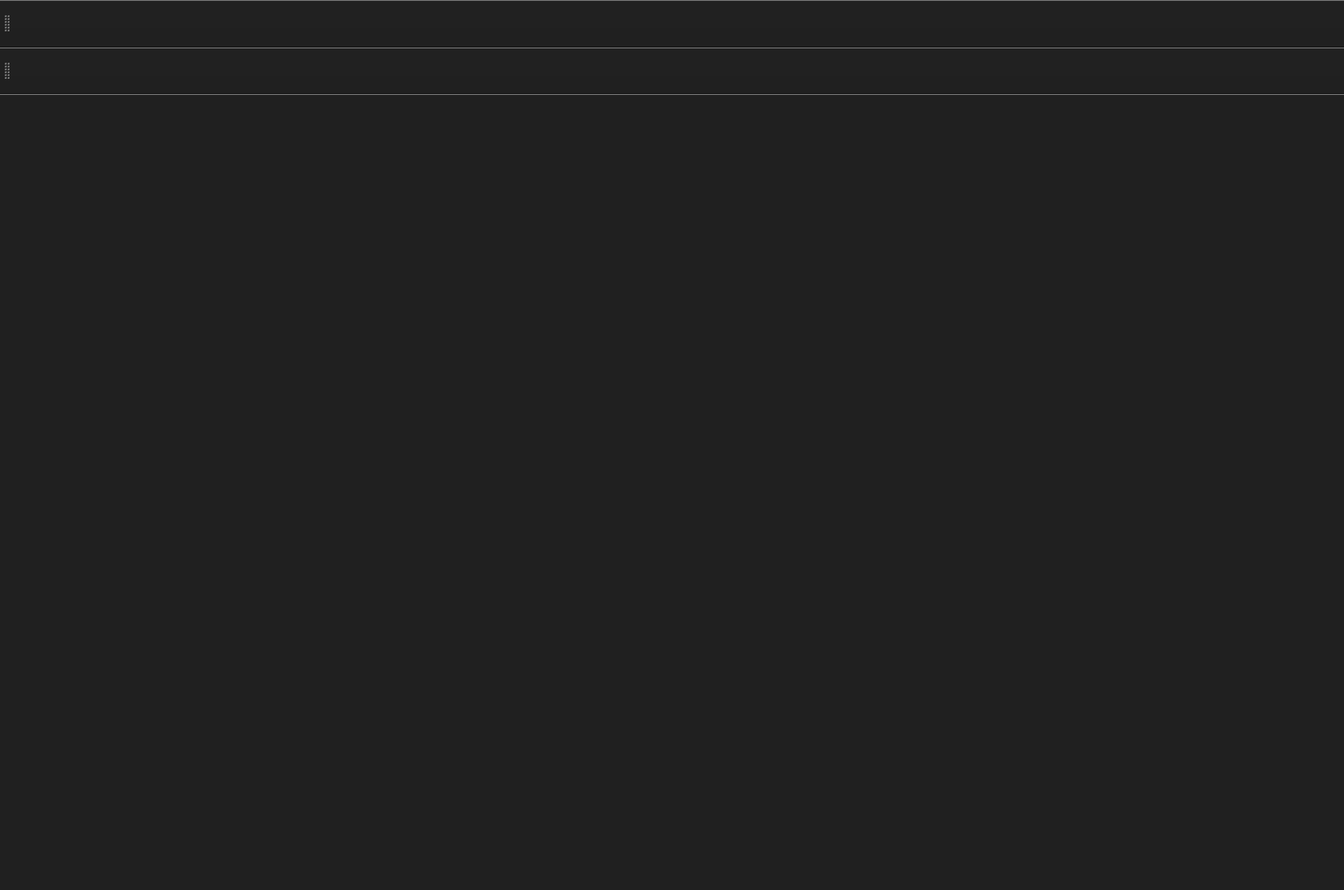
<?xml version="1.0" encoding="UTF-8"?>
<ui version="4.0">
 <class>DynamicWidgetClass</class>
 <widget class="QMainWindow" name="DynamicWidgetClass">
  <property name="geometry">
   <rect>
    <x>0</x>
    <y>0</y>
    <width>1415</width>
    <height>937</height>
   </rect>
  </property>
  <property name="windowTitle">
   <string>DynamicWidget</string>
  </property>
  <property name="windowIcon">
   <iconset resource="DynamicWidget.qrc">
    <normaloff>:/DynamicWidget/Resource/icon.ico</normaloff>:/DynamicWidget/Resource/icon.ico</iconset>
  </property>
  <property name="styleSheet">
   <string notr="true">background-color: rgb(32, 32, 32);
</string>
  </property>
  <widget class="QWidget" name="centralWidget">
   <property name="sizePolicy">
    <sizepolicy hsizetype="Preferred" vsizetype="Preferred">
     <horstretch>0</horstretch>
     <verstretch>0</verstretch>
    </sizepolicy>
   </property>
   <property name="maximumSize">
    <size>
     <width>100000</width>
     <height>100000</height>
    </size>
   </property>
   <layout class="QGridLayout" name="gridLayout">
    <property name="leftMargin">
     <number>0</number>
    </property>
    <property name="topMargin">
     <number>0</number>
    </property>
    <property name="rightMargin">
     <number>0</number>
    </property>
    <property name="bottomMargin">
     <number>0</number>
    </property>
    <property name="verticalSpacing">
     <number>0</number>
    </property>
    <item row="0" column="0">
     <widget class="QWidget" name="MyWindowWidget" native="true">
      <property name="styleSheet">
       <string notr="true">background-color: rgb(32, 32, 32);
</string>
      </property>
     </widget>
    </item>
   </layout>
  </widget>
  <widget class="MyTitleBar" name="toolBar_TitleBar">
   <property name="minimumSize">
    <size>
     <width>0</width>
     <height>50</height>
    </size>
   </property>
   <property name="maximumSize">
    <size>
     <width>16777215</width>
     <height>50</height>
    </size>
   </property>
   <property name="windowTitle">
    <string>toolBar</string>
   </property>
   <attribute name="toolBarArea">
    <enum>TopToolBarArea</enum>
   </attribute>
   <attribute name="toolBarBreak">
    <bool>false</bool>
   </attribute>
  </widget>
  <widget class="MyToolBar" name="toolBar_Tool">
   <property name="minimumSize">
    <size>
     <width>0</width>
     <height>50</height>
    </size>
   </property>
   <property name="maximumSize">
    <size>
     <width>16777215</width>
     <height>50</height>
    </size>
   </property>
   <property name="windowTitle">
    <string>toolBar</string>
   </property>
   <attribute name="toolBarArea">
    <enum>TopToolBarArea</enum>
   </attribute>
   <attribute name="toolBarBreak">
    <bool>true</bool>
   </attribute>
  </widget>
  <action name="actionCameraStart">
   <property name="icon">
    <iconset resource="DynamicWidget.qrc">
     <normaloff>:/DynamicWidget/Resource/CameraStart.png</normaloff>:/DynamicWidget/Resource/CameraStart.png</iconset>
   </property>
   <property name="text">
    <string>相机开始工作</string>
   </property>
  </action>
  <action name="actionCameraStop">
   <property name="icon">
    <iconset resource="DynamicWidget.qrc">
     <normaloff>:/DynamicWidget/Resource/CameraStop.png</normaloff>:/DynamicWidget/Resource/CameraStop.png</iconset>
   </property>
   <property name="text">
    <string>相机停止工作</string>
   </property>
  </action>
  <action name="actionAddWindow">
   <property name="icon">
    <iconset resource="DynamicWidget.qrc">
     <normaloff>:/DynamicWidget/Resource/AddWindow.png</normaloff>:/DynamicWidget/Resource/AddWindow.png</iconset>
   </property>
   <property name="text">
    <string>添加窗口</string>
   </property>
  </action>
  <action name="actionSystemSet">
   <property name="icon">
    <iconset resource="DynamicWidget.qrc">
     <normaloff>:/DynamicWidget/Resource/settings.png</normaloff>:/DynamicWidget/Resource/settings.png</iconset>
   </property>
   <property name="text">
    <string>设置</string>
   </property>
  </action>
  <action name="actionFileStart">
   <property name="icon">
    <iconset resource="DynamicWidget.qrc">
     <normaloff>:/DynamicWidget/Resource/FileStart.png</normaloff>:/DynamicWidget/Resource/FileStart.png</iconset>
   </property>
   <property name="text">
    <string>循环读取文件夹</string>
   </property>
  </action>
  <action name="actionFileStop">
   <property name="icon">
    <iconset resource="DynamicWidget.qrc">
     <normaloff>:/DynamicWidget/Resource/FileStop.png</normaloff>:/DynamicWidget/Resource/FileStop.png</iconset>
   </property>
   <property name="text">
    <string>停止读取文件夹</string>
   </property>
  </action>
 </widget>
 <layoutdefault spacing="6" margin="11"/>
 <customwidgets>
  <customwidget>
   <class>MyTitleBar</class>
   <extends>QToolBar</extends>
   <header>UI/mytitlebar.h</header>
  </customwidget>
  <customwidget>
   <class>MyToolBar</class>
   <extends>QToolBar</extends>
   <header>UI/mytoolbar.h</header>
  </customwidget>
 </customwidgets>
 <resources>
  <include location="DynamicWidget.qrc"/>
 </resources>
 <connections/>
</ui>
